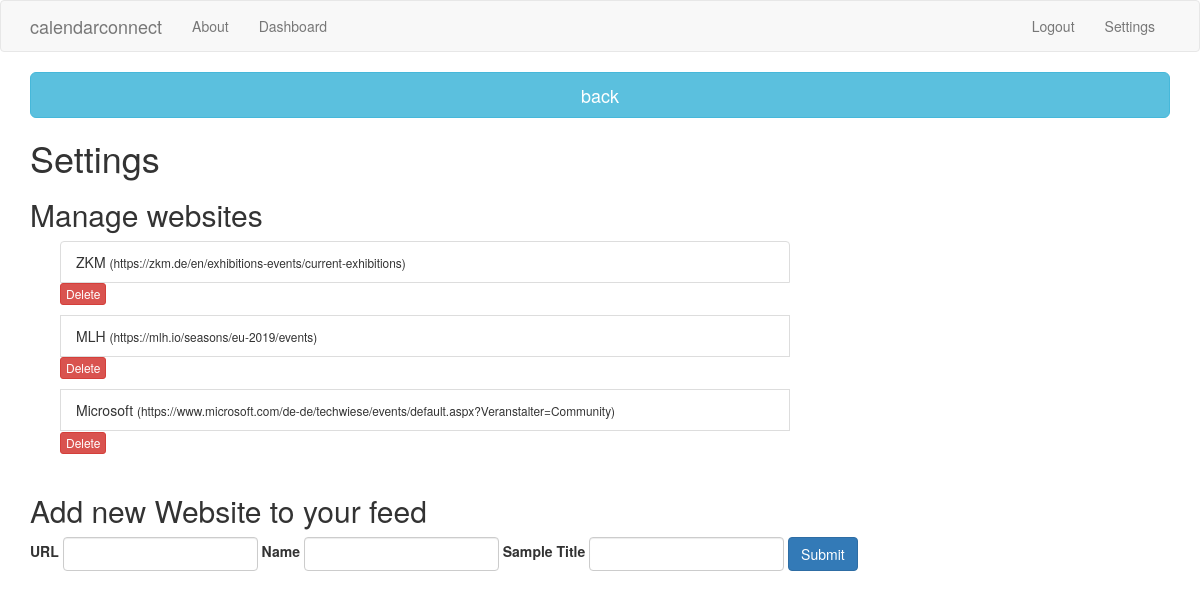
The app's page /settings (signed in) with its own data.
### tables this page shows
CREATE TABLE websites (user VARCHAR(30), url VARCHAR(100), sample_title VARCHAR(100), name VARCHAR(100));

### website/app.py (the view, shortened to what this page needs)
@app.route('/settings', methods=['GET', 'POST'])
@is_logged_in
def settings():
    form = WebsiteForm(request.form)
    cursor = get_db().cursor()
    cursor.execute("SELECT * FROM websites WHERE user='{}'".format(session['username']))
    data = cursor.fetchall()
    get_db().close()
    return render_template('settings.html', session=session, form = form, data = data)

### website/app.py
class WebsiteForm(Form):
    name = StringField('Name', validators=[validators.input_required()])
    sample_title = StringField('Sample Title', validators=[validators.input_required()])
    url = StringField('URL', validators=[validators.input_required()])

### website/app.py (called while the page is built)
def get_db():
    db = getattr(g, '_database', None)
    if db is None:
        db = g._database = sqlite3.connect(DATABASE)
        db.row_factory = sqlite3.Row
    return db

def is_logged_in(f):
    @wraps(f)
    def wrap(*args, **kwargs):
        if 'logged_in' in session:
            return f(*args, **kwargs)
        else:
            flash('Unauthorized, Please login', 'danger')
            return redirect(url_for('login'))
    return wrap

### website/templates/settings.html (shortened to what this page needs)
{% extends 'layout.html' %}
{% block body %}
<a href="/dashboard" class="btn btn-info btn-lg btn-block">back</a>
<div>
    <h1>Settings</h1>
    <h2>Manage websites</h2>
    <div class="container">
        <div class="col-md-8">
            <div class="list-group">
                {% for item in data %}
                <p class="list-group-item clearfix">
                    {{item.name}} <small>({{item.url}})</small>
                    <span class="pull-right">
                        <form action="{{ url_for('delete_website') }}" method=post>
                            <input type=submit class='btn btn-xs btn btn-danger' value='Delete'></input>
                        </form>
                    </span>
                </p>
                {% endfor %}
            </div>
        </div>
    </div>
    <h2>Add new Website to your feed</h2>
    {% from 'includes/_formhelpers.html' import render_field %}
    <form class="form-inline" method='POST' action=''>
        <div class='form-group'>
            {{render_field(form.url, class_='form-control')}}
        </div>
        <div class='form-group'>
            {{render_field(form.name, class_='form-control')}}
        </div>
        <div class='form-group'>
            {{render_field(form.sample_title, class_='form-control')}}
        </div>
        <input type='submit' class='btn btn-primary' value='Submit'></input>
    </form>
</div>
{% endblock %}

### website/templates/layout.html (shortened to what this page needs)
<!DOCTYPE html>
<html>
  <head>
    <link rel="stylesheet" href="https://cdnjs.cloudflare.com/ajax/libs/bootstrap-table/1.11.0/bootstrap-table.min.css"/>
    <link rel="stylesheet" href="https://maxcdn.bootstrapcdn.com/bootstrap/3.3.7/css/bootstrap.min.css">
  </head>
  <body>
    {% include 'includes/_navbar.html' %}
    <div class="container">
      {% block body %}{% endblock %}
    </div>
  </body>
</html>

### website/templates/includes/_navbar.html
<nav class="navbar navbar-default">
    <div class="container">
      <div class="navbar-header">
        <a class="navbar-brand" href="/">calendarconnect</a>
      </div>
      <div id="navbar" class="collapsed navbar-collapse">
        <ul class="nav navbar-nav">
          <li><a href="/about">About</a></li>
          {% if session.logged_in %}
          <li><a href="/dashboard">Dashboard</a></li>
          {% endif %}
        </ul>
        <ul class="nav navbar-nav navbar-right">
          {% if session.logged_in %}
            <li><a href="/logout">Logout</a></li>
            <li><a href="/settings">Settings</a></li>
          {% else %}
            <li><a href="/register">Register</a></li>
            <li><a href="/login">Login</a></li>
          {% endif %}
        </ul>
      </div>
    </div>
  </nav>

### website/templates/includes/_formhelpers.html (shortened to what this page needs)
{% macro render_field(field) %}
  {{ field.label }}
  {{ field(**kwargs)|safe }}
{% endmacro %}

### records on screen
websites: name "ZKM", url "https://zkm.de/en/exhibitions-events/current-exhibitions"
websites: name "MLH", url "https://mlh.io/seasons/eu-2019/events"
websites: name "Microsoft", url "https://www.microsoft.com/de-de/techwiese/events/default.aspx?Veranstalter=Community"

### other values on screen
{{ field.label }} "URL Name Sample Title"
